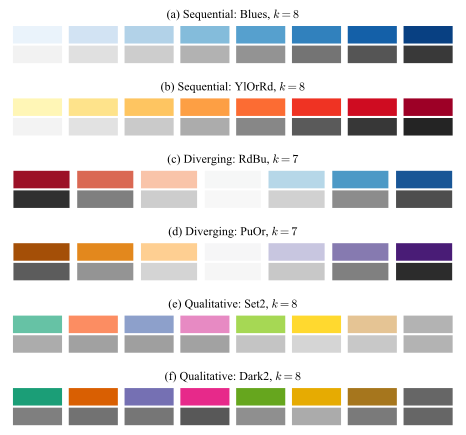

Reproduce this figure in Python.
# --- Match LaTeX document: Times New Roman, 10pt, textwidth=7in ---
# The three scheme families of ColorBrewer, each shown twice: as the reader sees
# it and as the gray a black and white print leaves. A scheme is a fixed short
# list, so every family is drawn as its k separated swatches and not as a ramp;
# the ramps belong to the colormap figures that follow. The gray rows are what
# separates the families mechanically rather than by taste - sequential gets
# lighter throughout, diverging is lightest at its neutral middle and darkens to
# both ends, and qualitative stays at one darkness while the colors do the work.
#
# k is odd for the diverging pair on purpose: sampling at cell centers puts the
# middle class exactly on the neutral point of the map, so the neutral color is a
# swatch of its own instead of a boundary between two.
#
# All six palettes are Brewer's, shipped with matplotlib. Source: Harrower and
# Brewer, "ColorBrewer.org", The Cartographic Journal 40(1), 2003, pp. 27-37;
# the picker is at https://colorbrewer2.org. After the scheme slides of the DLI
# colors lecture (Lecture 7.5, Accelerated Data Science Teaching Kit).
import numpy as np
import matplotlib.pyplot as plt
from matplotlib.patches import Rectangle

plt.rcParams.update({
    'font.family': 'serif',
    'font.serif': ['Times New Roman'],
    'font.size': 10,
    'axes.titlesize': 9,
    'mathtext.fontset': 'cm',
})

PALETTES = [
    ('Sequential', 'Blues', 8),
    ('Sequential', 'YlOrRd', 8),
    ('Diverging', 'RdBu', 7),
    ('Diverging', 'PuOr', 7),
    ('Qualitative', 'Set2', 8),
    ('Qualitative', 'Dark2', 8),
]
GAP = 0.12      # white gap as a fraction of one cell, so the row reads as a list


def gray_level(rgb):
    """What a black and white print keeps: green counts about ten times blue."""
    return 0.2126 * rgb[..., 0] + 0.7152 * rgb[..., 1] + 0.0722 * rgb[..., 2]


def positions(k):
    """Cell centers, the standard way a colormap is cut into k classes."""
    return (np.arange(k) + 0.5) / k


def samples(name, k):
    return plt.get_cmap(name)(positions(k))[:, :3]


def swatch_row(ax, rgb):
    """One scheme as k separated chips across the unit interval."""
    k = len(rgb)
    w = 1.0 / k
    for j, c in enumerate(rgb):
        ax.add_patch(Rectangle((j * w + GAP * w / 2, 0.0), w * (1 - GAP), 1.0,
                               facecolor=c, edgecolor='none'))
    ax.set_xlim(0, 1)
    ax.set_ylim(0, 1)
    for side in ax.spines.values():
        side.set_visible(False)


fig = plt.figure(figsize=(6.0, 5.4))
outer = fig.add_gridspec(len(PALETTES), 1, hspace=0.95)

for i, (family, name, k) in enumerate(PALETTES):
    rgb = samples(name, k)
    gray = gray_level(rgb)

    inner = outer[i].subgridspec(2, 1, hspace=0.12)
    ax_c = fig.add_subplot(inner[0])
    ax_l = fig.add_subplot(inner[1])
    ax_c.set_title(f'({"abcdef"[i]}) {family}: {name}, $k={k}$')

    swatch_row(ax_c, rgb)
    swatch_row(ax_l, np.repeat(gray[:, None], 3, axis=1))

    for ax in (ax_c, ax_l):
        ax.set_xticks([])
        ax.set_yticks([])

basename = 'plot_schemes'
plt.savefig(f'{basename}.pdf', bbox_inches='tight')
plt.savefig(f'{basename}.svg', bbox_inches='tight')
plt.savefig(f'{basename}.jpeg', dpi=300, bbox_inches='tight')
print(f'Saved {basename}.pdf, {basename}.svg, {basename}.jpeg')

# --- the property that defines each family, measured on the palettes themselves ---
print('\nfamily       palette  k  gray level range  spread  ordered  lightest at')
for family, name, k in PALETTES:
    gray = gray_level(samples(name, k))
    d = np.diff(gray)
    d = d[np.abs(d) > 1e-12]
    mono = bool((d > 0).all()) or bool((d < 0).all())
    peak = np.argmax(gray) / (len(gray) - 1)
    print(f'{family:12s} {name:8s} {k}  {gray.min():.2f} to {gray.max():.2f}     '
          f'{gray.max() - gray.min():.2f}    {str(mono):9s}  {peak:.2f}')
